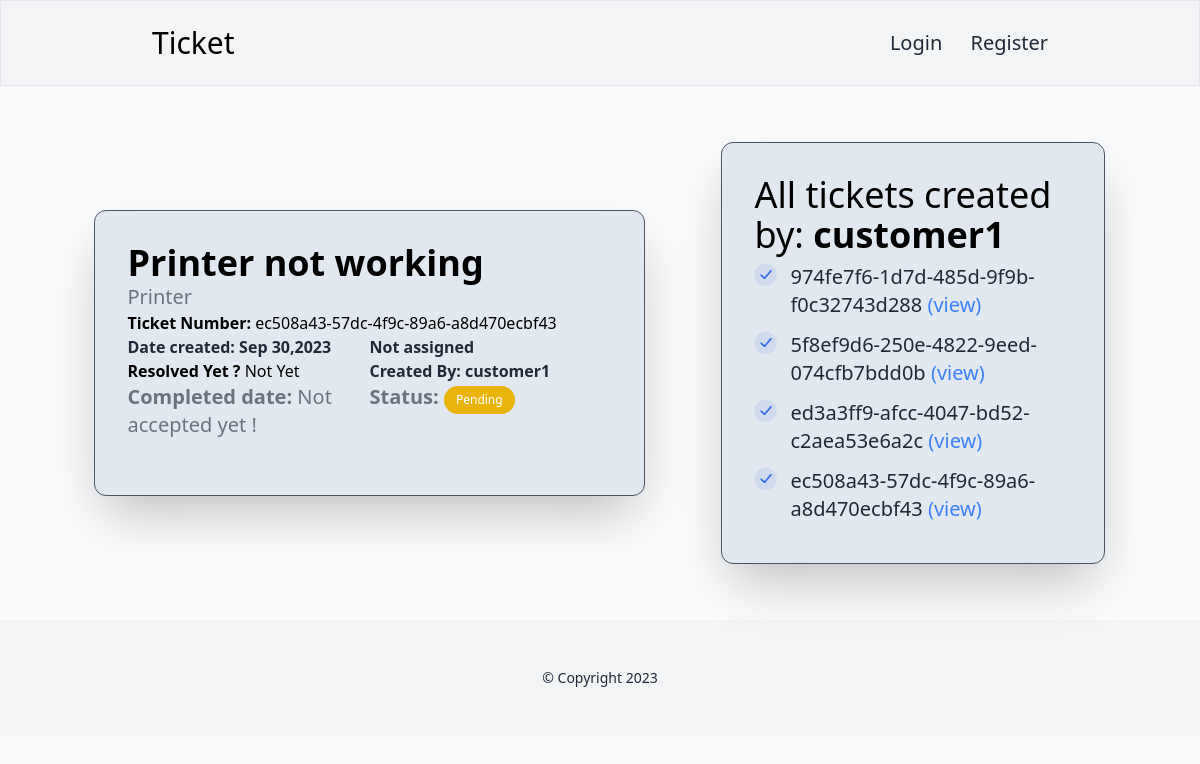
Before: /ticket/tickets-details/4/ with the older database file.
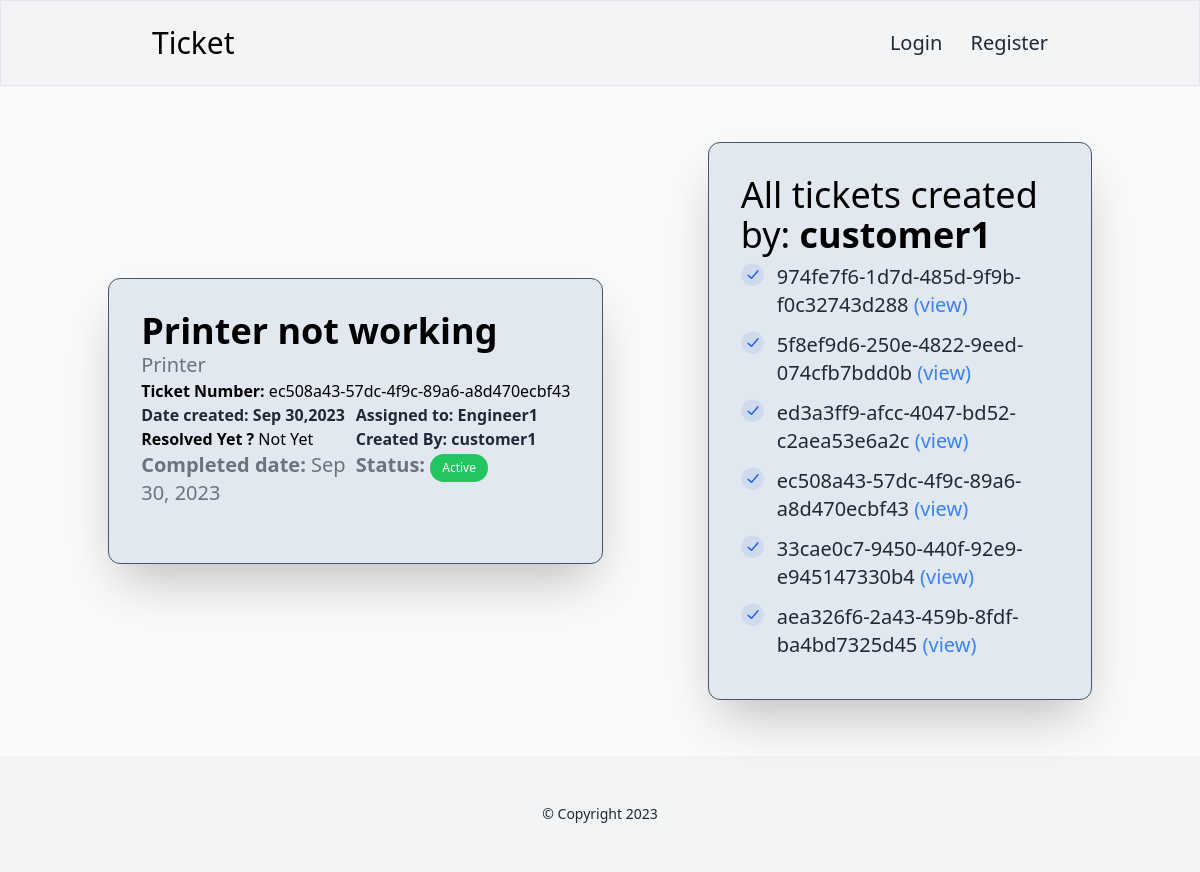
After: the same page with the newer database file.
### ticket/models.py (models this page shows, shortened)
class Ticket(models.Model):
    status_choices=(
        ('Active','Active'),
        ('Completed','Completed'),
        ('Pending','Pending')
    )
    ticket_number=models.UUIDField(default=uuid.uuid4)
    title=models.CharField(max_length=100)
    description=models.TextField()
    created_by=models.ForeignKey(User,on_delete=models.CASCADE, related_name='created_by')
    date_created=models.DateTimeField(auto_now_add=True)
    assigned_to=models.ForeignKey(User,on_delete=models.DO_NOTHING,null=True, blank=True)
    is_resolved=models.BooleanField(default=False)
    accepted_date=models.DateTimeField(null=True, blank=True)
    closed_date=models.DateTimeField(null=True,blank=True)
    ticket_status=models.CharField(max_length=15, choices=status_choices)

### users/models.py (models this page shows)
class User(AbstractUser):
    is_customer=models.BooleanField(default=False)
    is_engineer=models.BooleanField(default=False)
    def __str__(self):
        return self.username

### ticket/views.py (the view)
# urls.py: path('tickets-details/<int:pk>/',ticket_detail,name='ticket-details'),
def ticket_detail(request,pk):
    ticket=Ticket.objects.get(pk=pk)
    t=User.objects.get(username=ticket.created_by)
    tickets_per_user=t.created_by.all()
    return render(request,'ticket/ticket_details.html',{'ticket':ticket,'tickets_per_user':tickets_per_user})

### templates/ticket/ticket_details.html (shortened to what this page needs)
{% extends 'base.html' %}
{% block content %}
<div class="max-w-6xl mx-auto  flex items-center justify-around p-8 flex-col sm:flex-row">
    <div class="max-w-2xl  p-8 border border-gray-600 rounded-xl my-10 bg-slate-200 shadow-2xl">
        <div class="">
            <h2 class="sm:text-4xl text-2xl font-semibold">{{ticket.title}}</h2>
        <p class="text-xl text-gray-500">{{ticket.description}}</p>
        <p class=""><b>Ticket Number:</b> {{ticket.ticket_number}}</p>
        </div>
        <div class="flex items-center justify-between  flex-col">
            <div class="w-full flex justifiy-between flex-col sm:flex-row">
                <div class="w-1/2">
                    <p class="text-gray-800 font-semibold">
                        <b>Date created:</b> {{ticket.date_created |date:'M d,Y'}}
                    </p>
                </div>
                <div class="w-1/2">
                    {% if ticket.assigned_to == None %}
                    <p class="text-gray-800 font-semibold">
                         Not assigned
                    </p>
                    {%else %}
                    <p class="text-gray-800 font-semibold">
                        <b>Assigned to:</b> {{ticket.assigned_to|title}}
                    </p>
                    {% endif %}
                </div>
            </div>
            <div class="w-full flex justifiy-between flex-col sm:flex-row">
                <div class="w-1/2">
                    {% if ticket.is_resolved %}
                    <p class="text-gray-800 font-semibold">
                       <b>Resolved Yet ?</b> Yes, resolved
                    </p>
                    {% else %}
                    <p class="">
                        <b>Resolved Yet ?</b> Not Yet
                    </p>
                    {% endif %}
                </div>
                <div class="w-1/2">
                    <p class="text-gray-800 font-semibold">
                        <b>Created By: </b>{{ticket.created_by}}
                    </p>
                </div>
            </div>
        </div>
        <div class="flex  justify-between flex-col sm:flex-row">
            <div class="sm:w-1/2 w-full">
                {% if ticket.accepted_date %}
                <p class="text-xl text-gray-500">
                   <b>Completed date:</b> {{ticket.accepted_date|date:'M d, Y'}}
                </p>
                {% else %}
                <p class="text-xl text-gray-500">
                    <b>Completed date:</b> <span class="text-xm">Not accepted yet !</span>
                </p>
                {% endif %}
            </div>
            <div class="sm:w-1/2 w-full mb-4">
                <p class="text-xl text-gray-500">
                <b>Status:</b>
                {% if ticket.ticket_status == 'Active' %}
               <span class="inline-flex items-center gap-1.5 py-1.5 px-3 rounded-full text-xs font-medium bg-green-500 text-white">Active</span>
               {% elif ticket.ticket_status == 'Pending' %}
               <span class="inline-flex items-center gap-1.5 py-1.5 px-3 rounded-full text-xs font-medium bg-yellow-500 text-white">Pending</span>
               {% elif ticket.ticket_status == 'Completed' %}
               <span class="inline-flex items-center gap-1.5 py-1.5 px-3 rounded-full text-xs font-medium bg-red-500 text-white">Completed</span>
               {% endif %}
                </p>
            </div>
        </div>
</div>
<div class="my-6 sm:max-w-sm max-w-2xl  p-8 border border-gray-600 rounded-xl my-10 bg-slate-200 shadow-2xl">
    <h2 class="sm:text-4xl text-2xl  w-full">All tickets created by:  <span class="font-semibold">{{ticket.created_by.username }}</span></h2>
    <ul class="space-y-3 text-sm my-2 ">
        {% for ticket in tickets_per_user %}
        <li class="flex space-x-3 ">
          <span class="text-gray-800 dark:text-gray-400">
            <p class="text-xl w-full">{{ticket.ticket_number}}
                <a href="{% url 'ticket-details' ticket.pk %}" class="text-blue-500">(view)</a>
            </p>
          </span>
        </li>
        {% endfor %}
    </ul>
</div>
</div>
{% endblock %}

Changed rows visible on the page:
changed Ticket "ec508a43-57dc-4f9c-89a6-a8d470ecbf43": assigned_to_id empty → 2 (drawn); assigned_to (not shown) → "Engineer1"; accepted_date (not shown) → "Sep 30, 2023"; ticket_status "Pending" → "Active" (drawn)
added Ticket: ticket_number "33cae0c7-9450-440f-92e9-e945147330b4"
added Ticket: ticket_number "aea326f6-2a43-459b-8fdf-ba4bd7325d45"
Other visible differences:
text no longer shown: "Not assigned Not accepted yet ! Pending"
text now shown: "Assigned to: Active"
